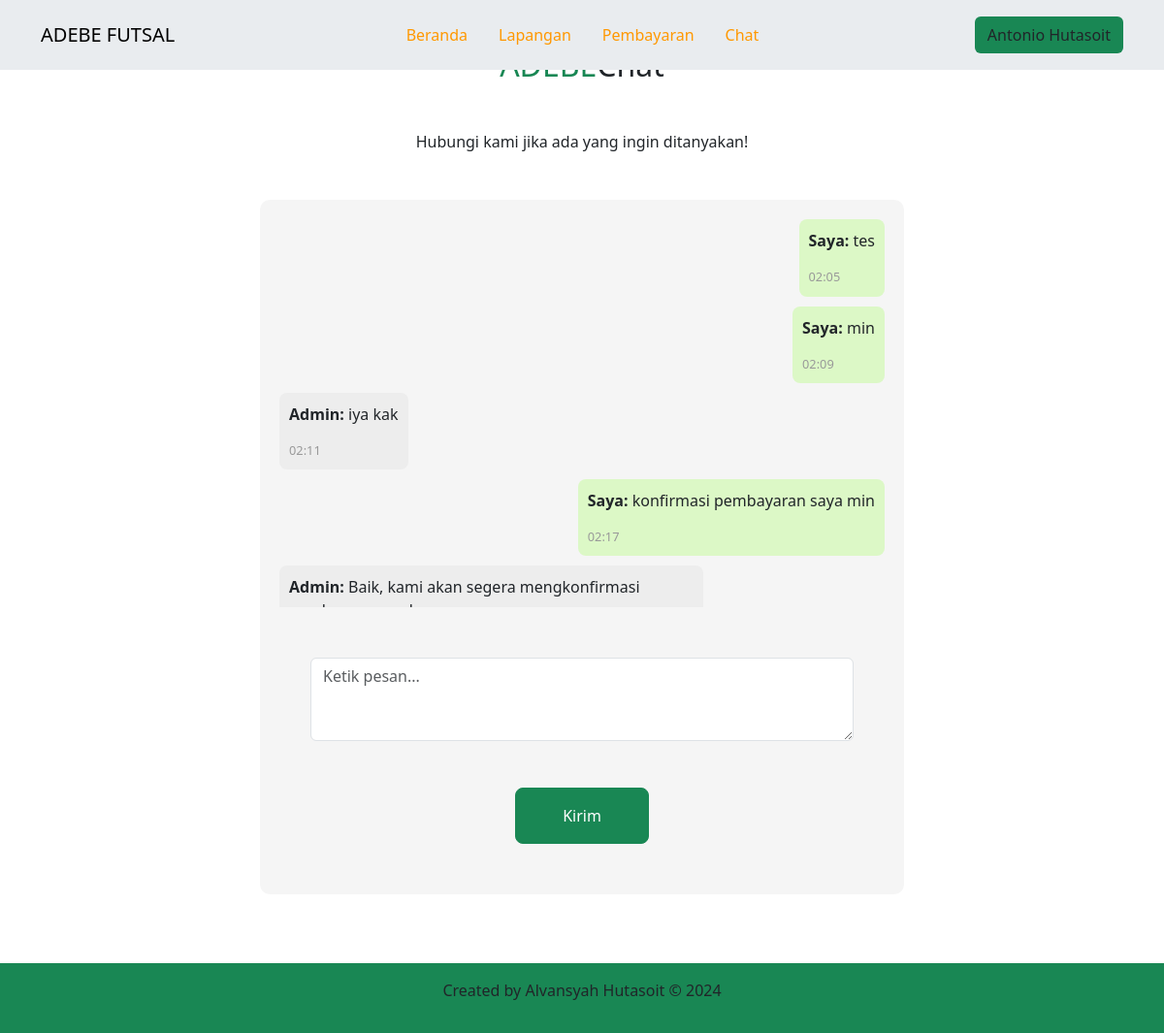
The page /user/chat.php (signed in) on the database its author committed.
### tables this page shows
CREATE TABLE `user` (
  `id_user` int(11) NOT NULL,
  `email` varchar(50) NOT NULL,
  `password` varchar(32) NOT NULL,
  `no_handphone` varchar(20) NOT NULL,
  `jenis_kelamin` varchar(10) NOT NULL,
  `nama_lengkap` varchar(60) NOT NULL,
  `alamat` text NOT NULL,
  `foto` text NOT NULL
);

CREATE TABLE `chat` (
  `id_chat` int(11) NOT NULL,
  `id_user` int(11) NOT NULL,
  `id_admin` int(11) NOT NULL,
  `admin` varchar(10) NOT NULL,
  `pesan` varchar(10000) NOT NULL,
  `tanggal` date NOT NULL,
  `jam` time NOT NULL,
  `read_status` tinyint(1) DEFAULT 0,
  `read_status_2` tinyint(4) NOT NULL
);

### functions.php (called while the page is built, shortened)
<?php
$conn = mysqli_connect("localhost", "root", "", "dbfutsal1");
function query($query)
{
  global $conn;
  $result = mysqli_query($conn, $query);
  $rows = [];
  while ($row = mysqli_fetch_assoc($result)) {
      $rows[] = $row;
  }
  return $rows;
}

### user/chat.php (the view, shortened to what this page needs)
<?php
require "../functions.php";
if (isset($_SESSION["id_user"])) {
    $id_user = $_SESSION["id_user"];
    $profil = query("SELECT * FROM user WHERE id_user = '$id_user'")[0];
}
function getChatMessages() {
    global $conn;
    $user_me = $_SESSION['id_user'];
    $query_chat = "SELECT * FROM chat WHERE id_user='$user_me' ORDER BY tanggal ASC";
    $result_chat = mysqli_query($conn, $query_chat);
    $chat_messages = [];
    while ($row_chat = mysqli_fetch_assoc($result_chat)) {
        $chat_messages[] = $row_chat;
    }
    return $chat_messages;
}
$chat_messages = getChatMessages();
?>
<!doctype html>
<html lang="en">
<head>
  <link rel="stylesheet" href="../style.css">
  <link rel="stylesheet" href="../bootstrap.min.css">
</head>
<body>
  <div class="container">
    <nav class="navbar fixed-top bg-body-secondary navbar-expand-lg">
      <div class="container">
        <a class="navbar-brand" href="#beranda">
          ADEBE FUTSAL
        </a>
        <div class="collapse navbar-collapse" id="navbarSupportedContent">
          <ul class="navbar-nav mx-auto mb-2 mb-lg-0">
            <li class="nav-item">
              <a class="nav-link active" aria-current="page" href="../index.php">Beranda</a>
            </li>
            <li class="nav-item">
              <a class="nav-link active" aria-current="page" href="lapangan.php">Lapangan</a>
            </li>
            <li class="nav-item">
              <a class="nav-link active" aria-current="page" href="bayar.php">Pembayaran</a>
            </li>
            <li class="nav-item">
              <a class="nav-link active" aria-current="page" href="chat.php">Chat</a>
            </li>
          </ul>
          <?php
          if (isset($_SESSION['id_user'])) {
            echo '<a href="user/profil.php" data-bs-toggle="modal" data-bs-target="#profilModal" class="btn btn-inti">'.$profil["nama_lengkap"].'</a>';
          } else {
            echo '<a href="login.php" class="btn btn-inti" type="submit">Login</a>';
          }
          ?>
        </div>
      </div>
    </nav>
  </div>
  <section id="contact" class="contact" data-aos="fade-down" data-aos-duration="1000">
    <h2><span>ADEBE</span>Chat</h2>
    <p class="text-center m-5">
      Hubungi kami jika ada yang ingin ditanyakan!
    </p>
    <div class="container">
      <div class="row">
        <div class="col-md-8 offset-md-2">
            <div class="chat-box">
                <div class="chat-messages">
                <?php if (isset($chat_messages)): ?>
                    <?php foreach ($chat_messages as $message): ?>
                        <div class="message <?php echo $message['admin'] === 'Admin' ? 'incoming' : 'outgoing'; ?>">
                            <p><strong><?php echo $message['admin'] === 'Admin' ? 'Admin' : 'Saya'; ?>:</strong> <?php echo $message['pesan']; ?></p>
                            <span class="timestamp"><?php echo substr($message['jam'], 0, 5); ?></span>
                        </div>
                    <?php endforeach; ?>
                <?php endif; ?>
                </div>
                <form method="post" class="chat-form">
                    <div class="form-group">
                        <textarea class="form-control" name="pesan" rows="3" placeholder="Ketik pesan..." required></textarea>
                    </div>
                    <button type="submit" class="btn btn-primary">Kirim</button>
                </form>
            </div>
        </div>
      </div>
    </div>
  </section>
  <footer class="py-3">
    <div class="credit">
      <p>Created by Alvansyah Hutasoit &copy; 2024</p>
    </div>
  </footer>
</body>
</html>

### style.css (style rules this page uses)
:root { --primary: #198754; --status: #03d252; --statushover: #29a540; --hover: #157347; --bg: #eeeeee; }
.btn-inti { background-color: var(--primary) !important; }
.nav-item { margin: 3px !important; padding: 5px; }
.event, .pembayaran, .contact, .saran { padding: 3rem 7% 1.4rem; }
.event h2, .about h2, .pembayaran h2, .contact h2, .lapangan h2, .saran h2 { text-align: center; font-size: 2rem; margin-bottom: 3rem; }
.event h2 span, .about h2 span, .pembayaran h2 span, .contact h2 span, .lapangan h2 span, .saran h2 span { color: var(--primary); }
.contact .row form { padding: 2rem 2rem; text-align: center; }
.contact .row form button { margin-top: 3rem; display: inline-block; padding: 1rem 3rem; font-size: 1rem; background-color: var(--primary); color: #ffffff; cursor: pointer; border-radius: 0.5rem; }
footer { background-color: var(--primary); text-align: center; margin-top: 3rem; padding-bottom: 3rem; }

### user/chat.php (style rules this page uses)
.chat-box { background-color: #f5f5f5; border-radius: 10px; padding: 20px; }
.chat-messages { margin-bottom: 20px; max-height: 400px; overflow-y: auto; display: flex; flex-direction: column; }
.message { max-width: 70%; padding: 10px; border-radius: 8px; margin-bottom: 10px; display: flex; flex-direction: column; }
.outgoing { background-color: #DCF8C6; align-self: flex-end; text-align: left; }
.incoming { background-color: #EDEDED; align-self: flex-start; text-align: left; }
.timestamp { font-size: 0.8em; color: #999999; }
.chat-form { margin-top: 20px; }

### rows shown on the page
user: nama_lengkap "Antonio Hutasoit"
chat: admin "Saya", pesan "tes", jam "02:05"
chat: admin "Saya", pesan "min", jam "02:09"
chat: admin "Admin", pesan "iya kak", jam "02:11"
chat: admin "Saya", pesan "konfirmasi pembayaran saya min", jam "02:17"
chat: admin "Admin", pesan "Baik, kami akan segera mengkonfirmasi…"
